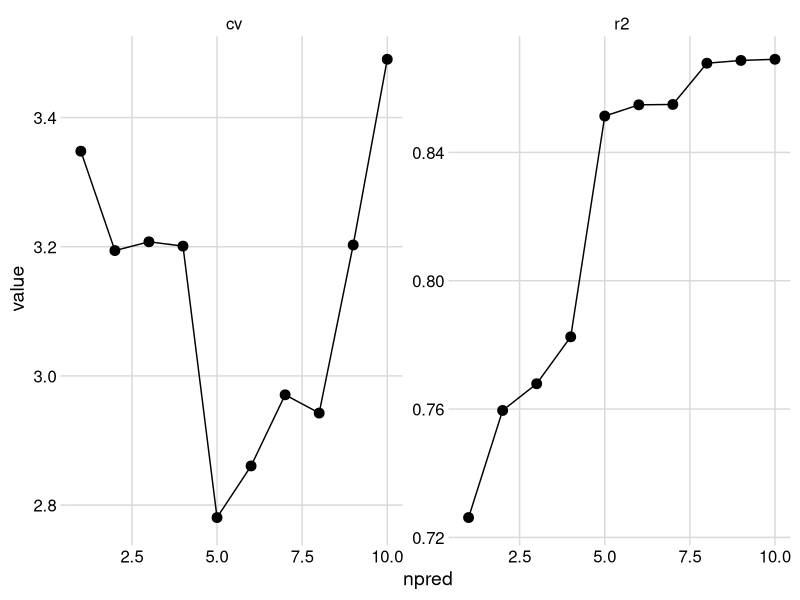
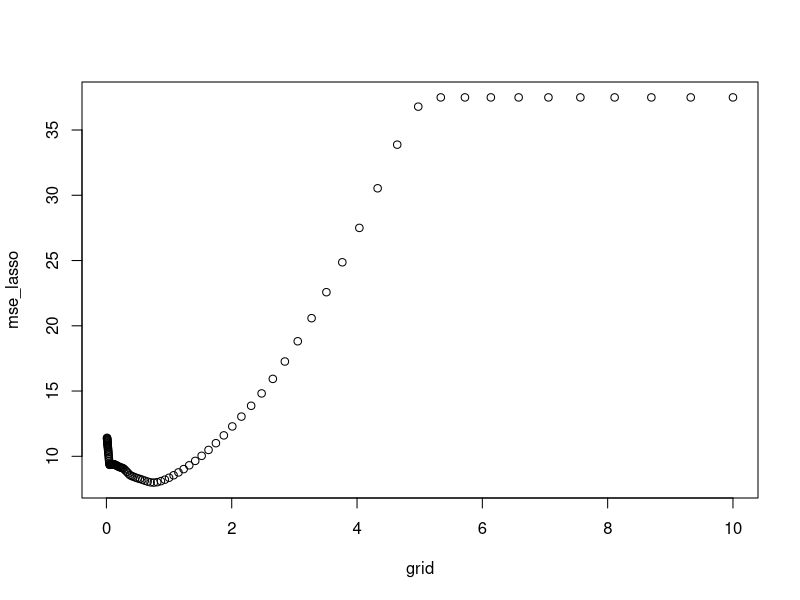

Generate these figures, in order, with R:
## ---- chunk 1
knitr::opts_chunk$set(echo = TRUE,
                      fig.retina = 2,
                      fig.align = "center")
## ---- chunk 2
library(caret)
library(glmnet)
library(purrr)
## ---- chunk 3
get_rmse <- function(errors){
  sqrt(mean(errors^2))
}
## ---- chunk 4
my_loocv <- function(fit){
  
  dat <- fit$model
  y <- all.vars(fit$call)[1]
  
  errors <- vector(mode = "numeric", length = nrow(dat))
  
  for(i in 1:nrow(dat)){
    to_pred_i <- dat[i, ]
    fit_no_i <- update(fit, data = dat[-i, ])
    pred_i <- predict(fit_no_i, to_pred_i)
    errors[i] <- pred_i - to_pred_i[1, y]
  }
  return(errors)
}
## ---- chunk 5
caret_ols <- train(mpg ~ disp + wt, 
               data = mtcars, 
               trControl=trainControl(method="LOOCV"), 
               method="lm")
## ---- chunk 6
standard_ols <- lm(mpg ~ disp + wt, data = mtcars)
my_loocv <- get_rmse(my_loocv(standard_ols))
## ---- chunk 7
caret_ols$results["RMSE"] == my_loocv
## ---- chunk 8
predictors <- colnames(mtcars) # getting all predictors
predictors <- predictors[-(predictors == "mpg")] # keeping only Xs

fit_list <- vector(mode = "list", length = length(predictors))

fit_i <- lm(mpg ~ 1, data = mtcars)

for(i in 1:length(predictors)){
  fit_i <- update(fit_i, formula(paste(". ~ . +", predictors[i])))
  fit_list[[i]] <- fit_i
}
## ---- chunk 9
my_loocv <- function(fit){
  
  dat <- fit$model
  y <- all.vars(fit$call)[1]
  
  errors <- vector(mode = "numeric", length = nrow(dat))
  
  for(i in 1:nrow(dat)){
    to_pred_i <- dat[i, ]
    fit_no_i <- update(fit, data = dat[-i, ])
    pred_i <- predict(fit_no_i, to_pred_i)
    errors[i] <- pred_i - to_pred_i[1, y]
  }
  return(errors)
}

cv <- map_dbl(fit_list, function(x) get_rmse(my_loocv(x))) # get loo-cv mean error
npred <- map_dbl(fit_list, function(i) length(all.vars(i$call))-2) # get number of predictors
r2 <- map_dbl(fit_list, function(mod) summary(mod)$r.squared) # get rsquared from fitted models

loo_cv <- data.frame(
  cv, r2, npred
)

# Plotting

loo_cv %>% 
  tidyr::pivot_longer(c(1,2), names_to = "measure", values_to = "value") %>% 
  ggplot(aes(x = npred, y = value)) +
  geom_line() +
  geom_point(size = 3) +
  facet_wrap(~measure, scales = "free") +
  cowplot::theme_minimal_grid()
## ---- chunk 10
grid <- 10^seq(1, -2, length = 100) # grid of lambda values
x <- model.matrix(mpg ~ ., mtcars)[, -1] # predictors
y <- mtcars$mpg # response variable
## ---- chunk 11
fit_lasso <- glmnet(x, y, alpha = 1, lambda = grid)
## ---- chunk 12
my_loocv_lasso <- function(dat, fit){
  
  errors <- vector(mode = "list", length = nrow(dat))
  
  for(i in 1:nrow(dat)){
    to_pred_i <- x[i, ]
    fit_no_i <- glmnet(x[-i, ], y[-i], alpha = 1, lambda = grid)
    pred_i <- predict(fit_no_i, newx = t(to_pred_i))
    errors[[i]] <- pred_i - y[i]
  }
  return(errors)
} 

get_min <- function(target, to_minimize){
  target[which.min(to_minimize)]
}
## ---- chunk 13
errors_lasso <- my_loocv_lasso(mtcars, fit_lasso) # loo-cv

cv_lasso <- do.call(rbind, errors_lasso) # combining lists

mse_lasso <- apply(cv_lasso, 2, function(x) mean(x^2)) # computing error
## ---- chunk 14
plot(grid, mse_lasso)
